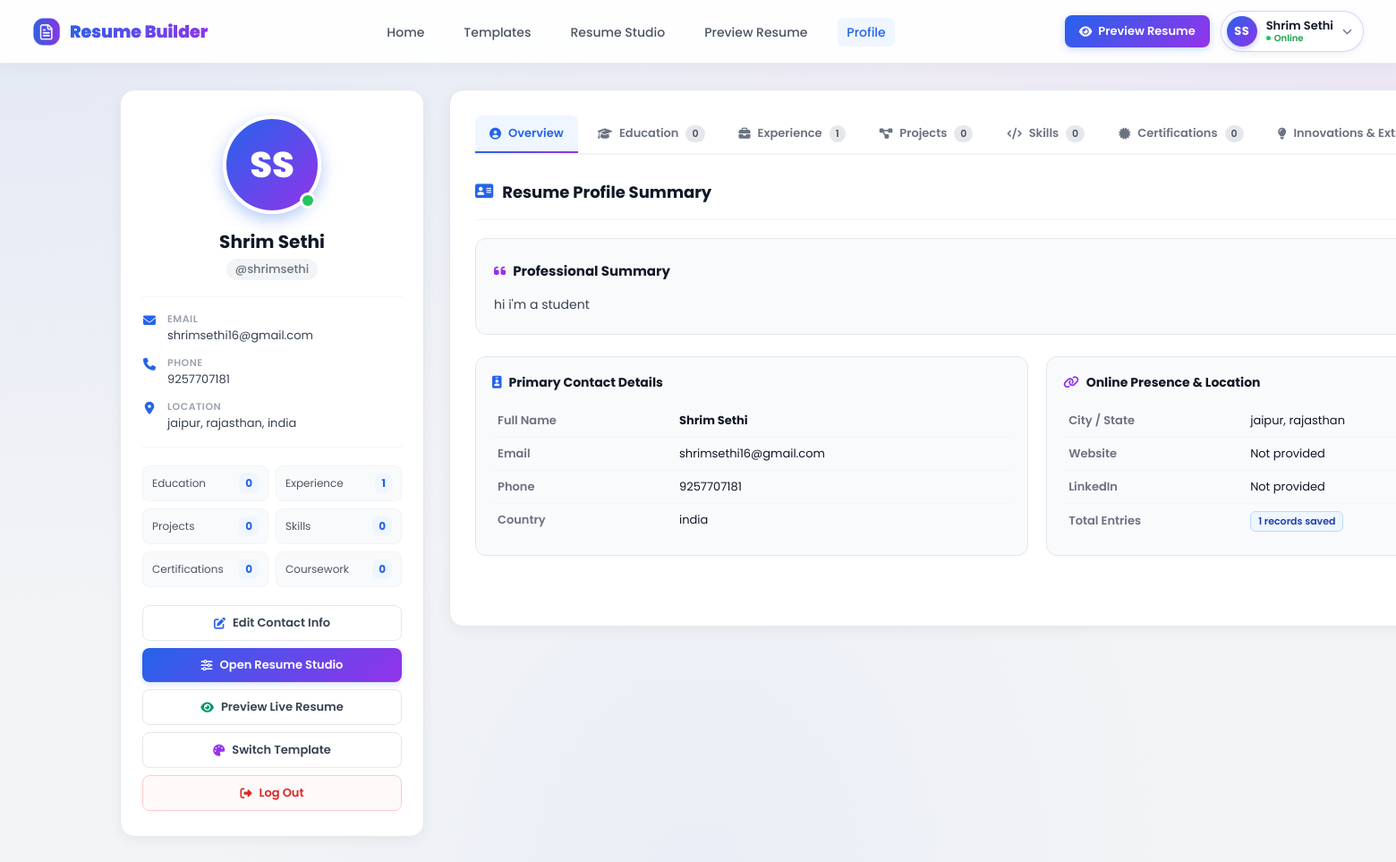
/profile (signed in), run on the app's committed database.
### tables this page shows
CREATE TABLE contacts (
            id INTEGER PRIMARY KEY AUTOINCREMENT,
            user_id INTEGER NOT NULL,
            fullname TEXT NOT NULL,
            email TEXT NOT NULL,
            phone TEXT NOT NULL,
            p_web TEXT NOT NULL,
            l_web TEXT NOT NULL,
            Country TEXT NOT NULL,
            State TEXT NOT NULL,
            City TEXT NOT NULL
        );

CREATE TABLE users (
            user_id INTEGER PRIMARY KEY AUTOINCREMENT,
            name TEXT NOT NULL,
            email TEXT UNIQUE NOT NULL,
            username TEXT UNIQUE NOT NULL,
            password TEXT NOT NULL
        , template TEXT DEFAULT 'classic');

CREATE TABLE summary (
            summary_id INTEGER PRIMARY KEY AUTOINCREMENT,
            user_id INTEGER NOT NULL,
            summary_text TEXT NOT NULL,
            FOREIGN KEY (user_id) REFERENCES users(user_id) ON DELETE CASCADE
        );

### app.py (the view)
@app.route("/profile")
@login_required
def profile():
    user_id = session.get("user_id")
    user, contacts, education, summary, experience, projects, skills, certifications, innovations, coursework = get_user_by_id(user_id)
    stats = {
        'education': len(education) if education else 0,
        'experience': len(experience) if experience else 0,
        'projects': len(projects) if projects else 0,
        'skills': len(skills) if skills else 0,
        'certifications': len(certifications) if certifications else 0,
        'innovations': len(innovations) if innovations else 0,
        'coursework': len(coursework) if coursework else 0
    }
    stats['total'] = sum(stats.values())
    return render_template(
        "profile.html",
        user=user,
        contacts=contacts,
        education=education,
        summary=summary,
        experience=experience,
        projects=projects,
        skills=skills,
        certifications=certifications,
        innovations=innovations,
        coursework=coursework,
        stats=stats
    )

### app.py (called while the page is built)
def login_required(f):
    @wraps(f)
    def decorated_function(*args, **kwargs):
        if session.get('user_id') is None and not session.get('is_admin'):
            return redirect(url_for('login'))
        return f(*args, **kwargs)
    return decorated_function

### templates/profile.html (shortened to what this page needs)
<!DOCTYPE html>
<html lang="en">
<head>
    <link rel="stylesheet" href="https://cdnjs.cloudflare.com/ajax/libs/font-awesome/6.7.2/css/all.min.css">
    <link rel="stylesheet" type="text/css" href="/static/profile.css">
</head>
<body>
    <div class="navbar">
        <div class="logo">
            <img src="../static/Images/logo (2).png" alt="Logo">
            <a href="/">Resume Builder</a>
        </div>
        <ul>
            <li><a href="/">Home</a></li>
            <li><a href="/tempage">Templates</a></li>
            <li><a href="/homepage">Resume Studio</a></li>
            <li><a href="/previewForm">Preview Resume</a></li>
            <li><a href="/profile" class="active">Profile</a></li>
        </ul>
        <div class="nav-right-cluster">
            <a href="/previewForm" class="btn btn-primary">
                <i class="fa-solid fa-eye"></i> Preview Resume
            </a>
            <div class="user-menu-pill" title="Account Menu">
                <div class="user-pill-btn">
                    <div class="user-avatar-badge">
                        {{ current_user.initials if current_user else 'U' }}
                    </div>
                    <div class="user-pill-info">
                        <span class="user-pill-name">{{ current_user.name if current_user else (user['name'] if user else 'Candidate') }}</span>
                        <span class="user-pill-tag">Online</span>
                    </div>
                    <i class="fa-solid fa-chevron-down user-pill-caret"></i>
                </div>
            </div>
        </div>
    </div>
    <div class="profile-page-container">
        <div class="profile-main-grid">
            <div class="profile-card-left">
                <div class="profile-avatar-wrapper">
                    <div class="profile-avatar-large">
                        {{ current_user.initials if current_user else (user['name'][:2].upper() if user and user['name'] else 'U') }}
                    </div>
                    <div class="profile-avatar-badge-status" title="Status: Online"></div>
                </div>
                <h2 class="profile-user-name">{{ contacts['fullname'] if contacts and contacts['fullname'] else (user['name'] if user else 'Candidate') }}</h2>
                <span class="profile-user-username">@{{ user['username'] if user else 'user' }}</span>
                <div class="profile-details-list">
                    <div class="detail-item">
                        <i class="fa-solid fa-envelope"></i>
                        <div class="detail-item-content">
                            <strong>Email</strong>
                            <span>{{ user['email'] if user else (contacts['email'] if contacts else 'Not added') }}</span>
                        </div>
                    </div>
                    <div class="detail-item">
                        <i class="fa-solid fa-phone"></i>
                        <div class="detail-item-content">
                            <strong>Phone</strong>
                            <span>{{ contacts['phone'] if (contacts and contacts['phone']) else 'Not added' }}</span>
                        </div>
                    </div>
                    <div class="detail-item">
                        <i class="fa-solid fa-location-dot"></i>
                        <div class="detail-item-content">
                            <strong>Location</strong>
                            <span>
                                {% if contacts and (contacts['City'] or contacts['State'] or contacts['Country']) %}
                                    {{ contacts['City'] }}{% if contacts['State'] %}, {{ contacts['State'] }}{% endif %}{% if contacts['Country'] %}, {{ contacts['Country'] }}{% endif %}
                                {% else %}
                                    Not specified
                                {% endif %}
                            </span>
                        </div>
                    </div>
                </div>
                <div class="profile-stats-grid">
                    <div class="stat-pill">
                        <span>Education</span>
                        <strong>{{ stats.education if stats else (education|length) }}</strong>
                    </div>
                    <div class="stat-pill">
                        <span>Experience</span>
                        <strong>{{ stats.experience if stats else (experience|length) }}</strong>
                    </div>
                    <div class="stat-pill">
                        <span>Projects</span>
                        <strong>{{ stats.projects if stats else (projects|length) }}</strong>
                    </div>
                    <div class="stat-pill">
                        <span>Skills</span>
                        <strong>{{ stats.skills if stats else (skills|length) }}</strong>
                    </div>
                    <div class="stat-pill">
                        <span>Certifications</span>
                        <strong>{{ stats.certifications if stats else (certifications|length) }}</strong>
                    </div>
                    <div class="stat-pill">
                        <span>Coursework</span>
                        <strong>{{ stats.coursework if stats else (coursework|length) }}</strong>
                    </div>
                </div>
                <div class="profile-actions-stack">
                    {% if contacts and contacts['id'] %}
                    <a href="/edit_contact/{{ contacts['id'] }}" class="btn-card-action">
                        <i class="fa-solid fa-pen-to-square" style="color: #2563eb;"></i> Edit Contact Info
                    </a>
                    {% else %}
                    <a href="/homepage" class="btn-card-action">
                        <i class="fa-solid fa-plus" style="color: #2563eb;"></i> Add Contact Info
                    </a>
                    {% endif %}
                    <a href="/homepage" class="btn-card-action btn-card-primary">
                        <i class="fa-solid fa-sliders"></i> Open Resume Studio
                    </a>
                    <a href="/previewForm" class="btn-card-action">
                        <i class="fa-solid fa-eye" style="color: #059669;"></i> Preview Live Resume
                    </a>
                    <a href="/tempage" class="btn-card-action">
                        <i class="fa-solid fa-palette" style="color: #9333ea;"></i> Switch Template
                    </a>
                    <a href="/logout" class="btn-card-action btn-card-danger">
                        <i class="fa-solid fa-right-from-bracket"></i> Log Out
                    </a>
                </div>
            </div>
            <div class="profile-content-right">
                <div class="tabs-scroll-container">
                    <div class="profile-tabs">
                        <button class="active" onclick="showTab(event, 'tab-overview')">
                            <i class="fa-solid fa-circle-user"></i> Overview
                        </button>
                        <button onclick="showTab(event, 'tab-education')">
                            <i class="fa-solid fa-graduation-cap"></i> Education
                            <span class="tab-badge">{{ stats.education if stats else (education|length) }}</span>
                        </button>
                        <button onclick="showTab(event, 'tab-experience')">
                            <i class="fa-solid fa-briefcase"></i> Experience
                            <span class="tab-badge">{{ stats.experience if stats else (experience|length) }}</span>
                        </button>
                        <button onclick="showTab(event, 'tab-projects')">
                            <i class="fa-solid fa-diagram-project"></i> Projects
                            <span class="tab-badge">{{ stats.projects if stats else (projects|length) }}</span>
                        </button>
                        <button onclick="showTab(event, 'tab-skills')">
                            <i class="fa-solid fa-code"></i> Skills
                            <span class="tab-badge">{{ stats.skills if stats else (skills|length) }}</span>
                        </button>
                        <button onclick="showTab(event, 'tab-certifications')">
                            <i class="fa-solid fa-certificate"></i> Certifications
                            <span class="tab-badge">{{ stats.certifications if stats else (certifications|length) }}</span>
                        </button>
                        <button onclick="showTab(event, 'tab-innovations')">
                            <i class="fa-solid fa-lightbulb"></i> Innovations & Extra
                        </button>
                    </div>
                </div>
                <div id="tab-overview" class="tab-content active">
                    <div class="tab-header-row">
                        <h3><i class="fa-solid fa-address-card" style="color: #2563eb;"></i> Resume Profile Summary</h3>
                    </div>
                    <div class="overview-summary-card">
                        <div class="overview-summary-header">
                            <h4 style="font-size: 15px; font-weight: 700; color: #111827; display: flex; align-items: center; gap: 8px;">
                                <i class="fa-solid fa-quote-left" style="color: #9333ea;"></i> Professional Summary
                            </h4>
                        </div>
                        <p class="overview-summary-text">
                            {{ summary.summary_text if (summary and summary.summary_text) else 'No professional summary provided yet. Add a compelling elevator pitch in the Resume Studio to attract recruiters.' }}
                        </p>
                    </div>
                    <div class="overview-grid-2col">
                        <div class="overview-card-panel">
                            <h4><i class="fa-solid fa-id-badge" style="color: #2563eb;"></i> Primary Contact Details</h4>
                            <table class="overview-info-table">
                                <tr>
                                    <td>Full Name</td>
                                    <td><strong>{{ contacts['fullname'] if contacts and contacts['fullname'] else (user['name'] if user else 'Not provided') }}</strong></td>
                                </tr>
                                <tr>
                                    <td>Email</td>
                                    <td>{{ user['email'] if user else (contacts['email'] if contacts else 'Not provided') }}</td>
                                </tr>
                                <tr>
                                    <td>Phone</td>
                                    <td>{{ contacts['phone'] if (contacts and contacts['phone']) else 'Not provided' }}</td>
                                </tr>
                                <tr>
                                    <td>Country</td>
                                    <td>{{ contacts['Country'] if (contacts and contacts['Country']) else 'Not provided' }}</td>
                                </tr>
                            </table>
                        </div>
                        <div class="overview-card-panel">
                            <h4><i class="fa-solid fa-link" style="color: #9333ea;"></i> Online Presence & Location</h4>
                            <table class="overview-info-table">
                                <tr>
                                    <td>City / State</td>
                                    <td>
                                        {% if contacts and (contacts['City'] or contacts['State']) %}
                                            {{ contacts['City'] }}{% if contacts['State'] %}, {{ contacts['State'] }}{% endif %}
                                        {% else %}
                                            Not provided
                                        {% endif %}
                                    </td>
                                </tr>
                                <tr>
                                    <td>Website</td>
                                    <td>
                                        {% if contacts and contacts['p_web'] %}
                                        <a href="{{ contacts['p_web'] }}" target="_blank" style="color: #2563eb;">{{ contacts['p_web'] }}</a>
                                        {% else %}
                                        Not provided
                                        {% endif %}
                                    </td>
                                </tr>
                                <tr>
                                    <td>LinkedIn</td>
                                    <td>
                                        {% if contacts and contacts['l_web'] %}
                                        <a href="{{ contacts['l_web'] }}" target="_blank" style="color: #2563eb;">{{ contacts['l_web'] }}</a>
                                        {% else %}
                                        Not provided
                                        {% endif %}
                                    </td>
                                </tr>
                                <tr>
                                    <td>Total Entries</td>
                                    <td><span class="meta-pill meta-pill-primary">{{ stats.total if stats else '0' }} records saved</span></td>
                                </tr>
                            </table>
                        </div>
                    </div>
                </div>
            </div>
        </div>
    </div>
</body>
</html>

### data on the page
contacts: fullname "Shrim Sethi", phone "9257707181", City "jaipur", State "rajasthan", Country "india"
users: username "shrimsethi", email "shrimsethi16@gmail.com"
summary: summary_text "hi i'm a student"

### other printed values
{{ current_user.initials if current_user else 'U' }} "SS"
{{ stats.education if stats else (education|length) }} "0"
{{ stats.experience if stats else (experience|length) }} "1"
{{ stats.projects if stats else (projects|length) }} "0"
{{ stats.skills if stats else (skills|length) }} "0"
{{ stats.certifications if stats else (certifications|length) }} "0"
{{ stats.coursework if stats else (coursework|length) }} "0"
{{ stats.total if stats else '0' }} "1"
